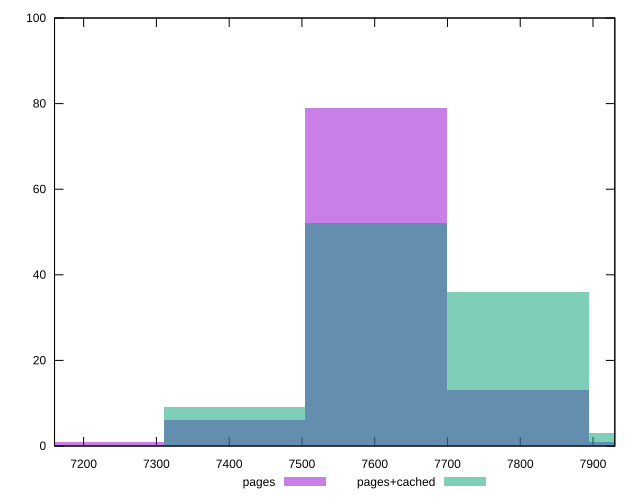

Reproduce this figure in gnuplot.
reset

$pages <<EOF
7992.055706998511 1
7212.342955096216 1
7797.127519022937 13
7602.199331047364 79
7407.27114307179 6
EOF

$pagesCached <<EOF
7992.055706998511 3
7797.127519022937 36
7602.199331047364 52
7407.27114307179 9
EOF

set key outside below
set boxwidth 194.92818797557342
set xrange [7160:7930]
set yrange [0:100]
set trange [0:100]
set style fill transparent solid 0.5 noborder
set terminal svg size 640, 500 enhanced background rgb 'white'
set output "report_00019_2021-02-10T18-14-37.922Z//uses-text-compression/comparison/histogram/0_vs_1.svg"

plot $pages title "pages" with boxes, \
     $pagesCached title "pages+cached" with boxes

reset
